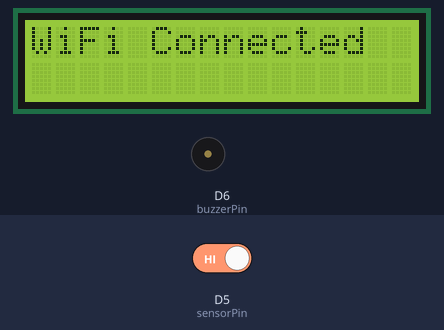
A sketch run on a simulated ESP8266 (NodeMCU). On the bench: 16×2 character LCD, buzzer (waves = sounding, pin HIGH). The inputs (shaded band) are chosen by the test bench; at power-on: D5 (sensorPin) HIGH. WiFi joins after 1.5 s; servers stay silent unless stated.

Above: at 5.4 s.
At 15.6 s:
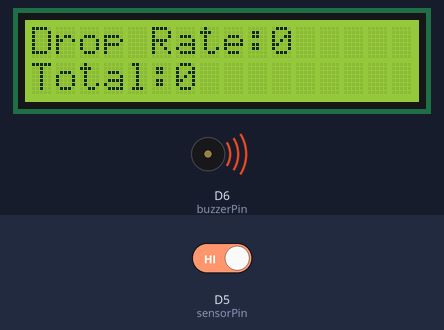
15.7 s: D5 (sensorPin) driven LOW
At 31.0 s:
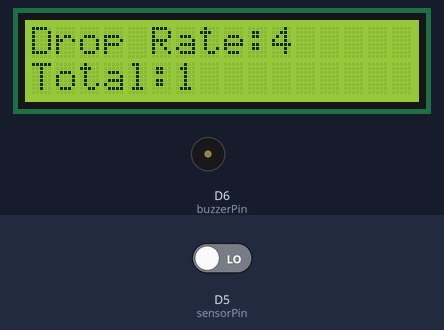
Timing chart, 0 to 46.9 s (numbered marks = the images above; inputs shaded):
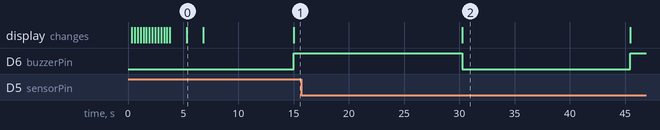

Measured:
- after the input at 15.7 s, D6 (buzzerPin): HIGH → LOW after 14.5 s, → HIGH 15.2 s later; the display: changes after 14.5 s (image 2)
- what the display in image 0 shows lasts 1.5 s, from 5.3 s to 6.8 s

The sketch:

Ivf-Setup.ino
```cpp
#include <ESP8266WiFi.h>
#include <Wire.h>
#include <LiquidCrystal_I2C.h>

// WiFi
const char* ssid = "Daksh";
const char* password = "12345678";

// ThingSpeak API Key
String apiKey = "Key_Here";
const char* server = "api.thingspeak.com";

// LCD
LiquidCrystal_I2C lcd(0x27, 16, 2);

// Pins
int sensorPin = D5;
int buzzerPin = D6;

// Variables
int dropCount = 0;
int totalDrops = 0;
unsigned long lastTime = 0;
bool lastState = HIGH;

WiFiClient client;

// Startup scroll
void scrollText(String text, int row) {
  for (int i = 0; i <= text.length() - 16; i++) {
    lcd.setCursor(0, row);
    lcd.print(text.substring(i, i + 16));
    delay(250);
  }
}

void setup() {
  pinMode(sensorPin, INPUT);
  pinMode(buzzerPin, OUTPUT);

  lcd.init();
  lcd.backlight();

  scrollText(" Smart IVF Monitoring System ", 0);

  lcd.clear();
  lcd.print("Connecting WiFi");

  WiFi.begin(ssid, password);

  while (WiFi.status() != WL_CONNECTED) {
    delay(500);
  }

  lcd.clear();
  lcd.print("WiFi Connected");
  delay(1500);
  lcd.clear();
}

void loop() {

  // Detect drops
  bool currentState = digitalRead(sensorPin);

  if (lastState == HIGH && currentState == LOW) {
    dropCount++;
    totalDrops++;
  }

  lastState = currentState;

  // Update every 15 sec
  if (millis() - lastTime > 15000) {

    int dripRate = dropCount * 4;

    // LCD display
    lcd.clear();
    lcd.setCursor(0, 0);
    lcd.print("Drop Rate:");
    lcd.print(dripRate);

    lcd.setCursor(0, 1);
    lcd.print("Total:");
    lcd.print(totalDrops);

    // Buzzer
    if (dripRate == 0) {
      digitalWrite(buzzerPin, HIGH);
    } else {
      digitalWrite(buzzerPin, LOW);
    }

    // Send to ThingSpeak
    if (client.connect(server, 80)) {
      String url = "/update?api_key=" + apiKey +
                   "&field1=" + String(dripRate) +
                   "&field2=" + String(totalDrops);

      client.print(String("GET ") + url + " HTTP/1.1\r\n" +
                   "Host: " + server + "\r\n" +
                   "Connection: close\r\n\r\n");
    }

    dropCount = 0;
    lastTime = millis();
  }
}
```
